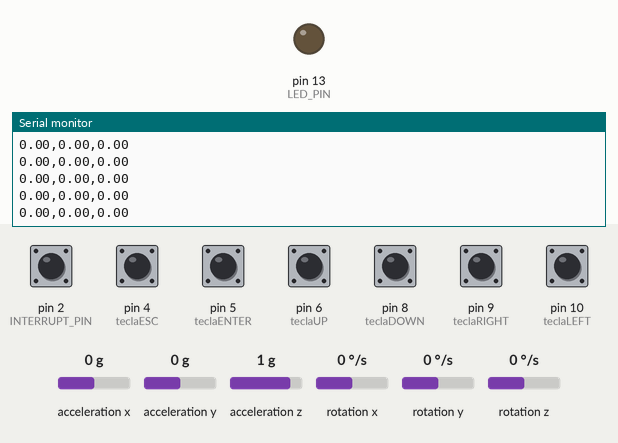
Simulated run of this sketch. Board: Arduino Uno, built with avr-gcc and run on an emulated ATmega328P. Parts: output pins drawn as LEDs (lit = HIGH), the last lines printed to the serial monitor. The test bench sets the inputs (shaded band); at power-on: pin 4 (teclaESC), pin 5 (teclaENTER), pin 6 (teclaUP), pin 8 (teclaDOWN), pin 9 (teclaRIGHT), pin 10 (teclaLEFT) HIGH, pin 2 (INTERRUPT_PIN) LOW, acceleration x 0 g, acceleration y 0 g, acceleration z 1 g, rotation x 0 °/s, rotation y 0 °/s, rotation z 0 °/s. The sensor or clock chip raises its interrupt line as the real part does.

Above: at 1.7 s.
1.8 s: acceleration x set to -1.4 g
At 2.6 s:
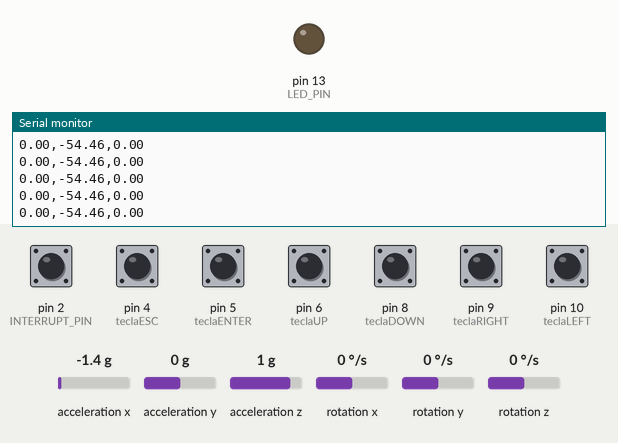
4.8 s: pin 4 (teclaESC) pulled LOW for 0.15 s
At 5.6 s:
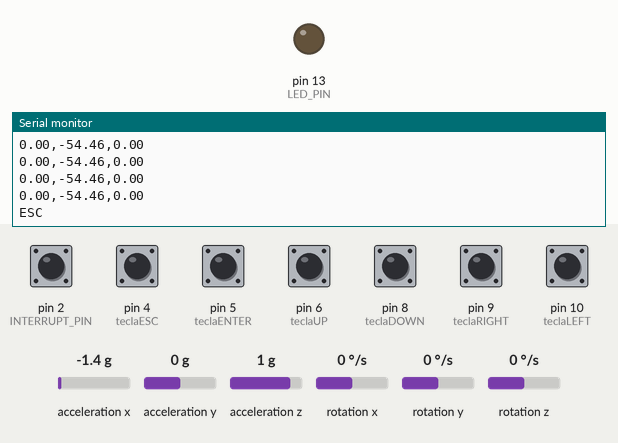

Measured:
- after the input at 1.8 s, the serial monitor: prints a new line after 0.08 s (image 1)
- after the input at 4.8 s, the serial monitor: prints a new line after 0.07 s (image 2)

The sketch:

giroscopio.ino
```cpp
/*
   Programa por Daniela Avila Luna
   contacto: daniela.aluna@outlook.com

   Este programa permite utilizar el GY-521 para un programa
   en Unity que lee los valores de Pitch-Yaw-Roll y que
   mueve la cámara con esos valores.

*/

//Se incluyen librerías necesarias para poder trabajar con el GY-521
#include "I2Cdev.h"
#include "MPU6050_6Axis_MotionApps20.h"
#if I2CDEV_IMPLEMENTATION == I2CDEV_ARDUINO_WIRE
#include "Wire.h"
#endif

//Se crea una variable mpu.
MPU6050 mpu;

//----------------------------------------------------------------------
// quaternion components in a [w, x, y, z] format (not best for parsing
// on a remote host such as Processing or something though)

//Utilizar en caso de querer eviar valores quaterniones.
//#define OUTPUT_READABLE_QUATERNION
//----------------------------------------------------------------------

//----------------------------------------------------------------------
//Valores de Yaw - Pitch - Roll [yaw, pitch, roll]
//Sufren de Gimbal lock- es decir, pierde un eje de rotación
#define OUTPUT_READABLE_YAWPITCHROLL
//----------------------------------------------------------------------


#define INTERRUPT_PIN 2  // use pin 2 on Arduino Uno & most boards
#define LED_PIN 13 // (Arduino is 13, Teensy is 11, Teensy++ is 6)
bool blinkState = false;

//se definen los pines donde están conectados los botones.
#define teclaESC 4
#define teclaENTER 5
#define teclaUP 6
#define teclaDOWN 8
#define teclaRIGHT 9
#define teclaLEFT 10

// MPU control/status vars
bool dmpReady = false;  // set true if DMP init was successful
uint8_t mpuIntStatus;   // holds actual interrupt status byte from MPU
uint8_t devStatus;      // return status after each device operation (0 = success, !0 = error)
uint16_t packetSize;    // expected DMP packet size (default is 42 bytes)
uint16_t fifoCount;     // count of all bytes currently in FIFO
uint8_t fifoBuffer[64]; // FIFO storage buffer

// orientation/motion vars
Quaternion q;           // [w, x, y, z]         quaternion container
VectorInt16 aa;         // [x, y, z]            accel sensor measurements
VectorInt16 aaReal;     // [x, y, z]            gravity-free accel sensor measurements
VectorInt16 aaWorld;    // [x, y, z]            world-frame accel sensor measurements
VectorFloat gravity;    // [x, y, z]            gravity vector
float euler[3];         // [psi, theta, phi]    Euler angle container
float ypr[3];           // [yaw, pitch, roll]   yaw/pitch/roll container and gravity vector

// packet structure for InvenSense teapot demo
uint8_t teapotPacket[14] = { '$', 0x02, 0, 0, 0, 0, 0, 0, 0, 0, 0x00, 0x00, '\r', '\n' };

// ================================================================
// ===               INTERRUPT DETECTION ROUTINE                ===
// ================================================================

volatile bool mpuInterrupt = false;     // indicates whether MPU interrupt pin has gone high
void dmpDataReady()
{
  mpuInterrupt = true;
}

void girsocopios() {
  //funcion que lee los valores del sensor de la manera indicada, ya sea Yaw-Pitch-Roll o
  //con quaterniones.
  if (!dmpReady) return;
  // read a packet from FIFO
  if (mpu.dmpGetCurrentFIFOPacket(fifoBuffer)) { // Get the Latest packet

#ifdef OUTPUT_READABLE_QUATERNION
    // display quaternion values in easy matrix form: w x y z
    mpu.dmpGetQuaternion(&q, fifoBuffer);
    //Serial.print("quat\t");
    Serial.print(q.w);
    Serial.print(",");//Serial.print("\t");
    Serial.print(q.x);
    Serial.print(",");//Serial.print("\t");
    Serial.print(q.y);
    Serial.print(",");//Serial.print("\t");
    Serial.println(q.z);
#endif

#ifdef OUTPUT_READABLE_YAWPITCHROLL
    // display Euler angles in degrees
    mpu.dmpGetQuaternion(&q, fifoBuffer);
    mpu.dmpGetGravity(&gravity, &q);
    mpu.dmpGetYawPitchRoll(ypr, &q, &gravity);
    Serial.print(ypr[0] * 180 / M_PI);
    Serial.print(",");
    Serial.print(ypr[1] * 180 / M_PI);
    Serial.print(",");
    Serial.print(ypr[2] * 180 / M_PI);
    Serial.println();
#endif
  }
}


void botones() {
  //funcion que detecta la interrupción de los botones y envía
  //de manera escrita qué tecla representan.
  if (digitalRead(teclaESC) == LOW) { //ESC
    Serial.println("ESC");
    delay(1000);
  }
  if (digitalRead(teclaENTER) == LOW)
  {
    Serial.println("ENTER");
    //delay(100);
  }
  if (digitalRead(teclaUP) == LOW) { //UP
    Serial.println("U");
    //delay(1000);
  }
  if (digitalRead(teclaDOWN) == LOW) { //DOWN
    Serial.println("D");
    //delay(1000);
  }
  if (digitalRead(teclaRIGHT) == LOW) { //RIGHT
    Serial.println("R");
    //delay(1000);
  }
  if (digitalRead(teclaLEFT) == LOW) { //LEFT
    Serial.println("L");
    //delay(1000);
  }
}

void setup() {
  //declaracion de botones que utiliza el joystick
  pinMode(teclaESC, INPUT_PULLUP);
  pinMode(teclaENTER, INPUT_PULLUP);
  pinMode(teclaUP, INPUT_PULLUP);
  pinMode(teclaDOWN, INPUT_PULLUP);
  pinMode(teclaRIGHT, INPUT_PULLUP);
  pinMode(teclaLEFT, INPUT_PULLUP);


#if I2CDEV_IMPLEMENTATION == I2CDEV_ARDUINO_WIRE
  Wire.begin();
  Wire.setClock(400000); // 400kHz I2C clock. Comment this line if having compilation difficulties
#elif I2CDEV_IMPLEMENTATION == I2CDEV_BUILTIN_FASTWIRE
  Fastwire::setup(400, true);
#endif

  Serial.begin(9600);
  mpu.initialize();
  pinMode(INTERRUPT_PIN, INPUT);
  // verify connection
  Serial.println(F("Testing device connections..."));
  Serial.println(mpu.testConnection() ? F("MPU6050 connection successful") : F("MPU6050 connection failed"));
  devStatus = mpu.dmpInitialize();
  // CAMBIAR ESTOS OFFSETS DE ACUERDO CON LOS QUE SE OBTIENEN DEL ARCHIVO DE CALIBRACIÓN.
  mpu.setXGyroOffset(-1);
  mpu.setYGyroOffset(7);
  mpu.setZGyroOffset(9);
  mpu.setZAccelOffset(4402);

  if (devStatus == 0) {
    // Calibration Time: generate offsets and calibrate our MPU6050
    mpu.CalibrateAccel(6);
    mpu.CalibrateGyro(6);
    mpu.PrintActiveOffsets();
    // turn on the DMP, now that it's ready
    Serial.println(F("Enabling DMP..."));
    mpu.setDMPEnabled(true);

    // enable Arduino interrupt detection
    Serial.print(F("Enabling interrupt detection (Arduino external interrupt "));
    Serial.print(digitalPinToInterrupt(INTERRUPT_PIN));
    Serial.println(F(")..."));
    attachInterrupt(digitalPinToInterrupt(INTERRUPT_PIN), dmpDataReady, RISING);
    mpuIntStatus = mpu.getIntStatus();

    // set our DMP Ready flag so the main loop() function knows it's okay to use it
    Serial.println(F("DMP ready! Waiting for first interrupt..."));
    dmpReady = true;

    // get expected DMP packet size for later comparison
    packetSize = mpu.dmpGetFIFOPacketSize();
  } else {
    // ERROR!
    // 1 = initial memory load failed
    // 2 = DMP configuration updates failed
    // (if it's going to break, usually the code will be 1)
    Serial.print(F("DMP Initialization failed (code "));
    Serial.print(devStatus);
    Serial.println(F(")"));
  }

  // configure LED for output
  pinMode(LED_PIN, OUTPUT);
}

void loop() {
  //Función que se repite por siempre y que envía
  //la información del sensor y de los botones por
  //medio del puerto serial.
  girsocopios();
  botones();
}
```
